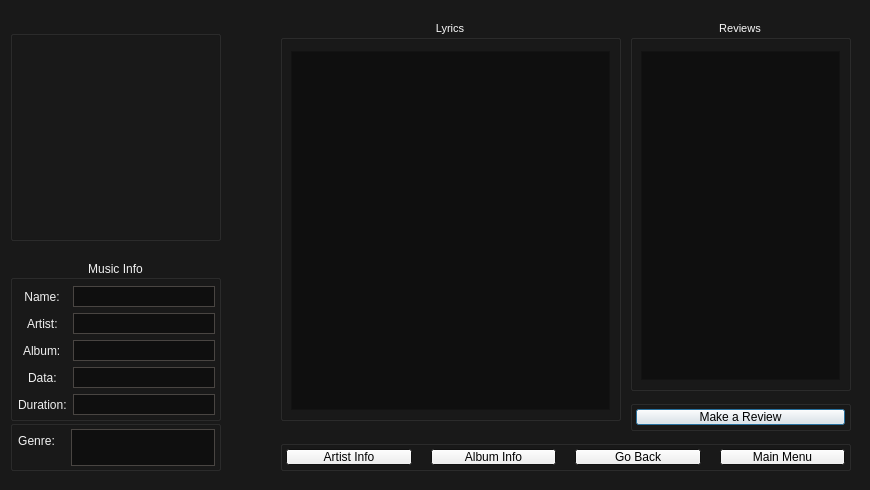
<?xml version="1.0" encoding="UTF-8"?>
<ui version="4.0">
 <class>AlbumInfo</class>
 <widget class="QDialog" name="AlbumInfo">
  <property name="geometry">
   <rect>
    <x>0</x>
    <y>0</y>
    <width>870</width>
    <height>490</height>
   </rect>
  </property>
  <property name="palette">
   <palette>
    <active>
     <colorrole role="Base">
      <brush brushstyle="SolidPattern">
       <color alpha="255">
        <red>25</red>
        <green>25</green>
        <blue>25</blue>
       </color>
      </brush>
     </colorrole>
     <colorrole role="Window">
      <brush brushstyle="SolidPattern">
       <color alpha="255">
        <red>25</red>
        <green>25</green>
        <blue>25</blue>
       </color>
      </brush>
     </colorrole>
    </active>
    <inactive>
     <colorrole role="Base">
      <brush brushstyle="SolidPattern">
       <color alpha="255">
        <red>25</red>
        <green>25</green>
        <blue>25</blue>
       </color>
      </brush>
     </colorrole>
     <colorrole role="Window">
      <brush brushstyle="SolidPattern">
       <color alpha="255">
        <red>25</red>
        <green>25</green>
        <blue>25</blue>
       </color>
      </brush>
     </colorrole>
    </inactive>
    <disabled>
     <colorrole role="Base">
      <brush brushstyle="SolidPattern">
       <color alpha="255">
        <red>25</red>
        <green>25</green>
        <blue>25</blue>
       </color>
      </brush>
     </colorrole>
     <colorrole role="Window">
      <brush brushstyle="SolidPattern">
       <color alpha="255">
        <red>25</red>
        <green>25</green>
        <blue>25</blue>
       </color>
      </brush>
     </colorrole>
    </disabled>
   </palette>
  </property>
  <property name="windowTitle">
   <string>Dialog</string>
  </property>
  <property name="autoFillBackground">
   <bool>true</bool>
  </property>
  <widget class="QGroupBox" name="formGroupBox">
   <property name="geometry">
    <rect>
     <x>10</x>
     <y>260</y>
     <width>211</width>
     <height>161</height>
    </rect>
   </property>
   <property name="palette">
    <palette>
     <active>
      <colorrole role="WindowText">
       <brush brushstyle="SolidPattern">
        <color alpha="255">
         <red>240</red>
         <green>240</green>
         <blue>240</blue>
        </color>
       </brush>
      </colorrole>
      <colorrole role="Base">
       <brush brushstyle="SolidPattern">
        <color alpha="255">
         <red>255</red>
         <green>255</green>
         <blue>255</blue>
        </color>
       </brush>
      </colorrole>
      <colorrole role="Window">
       <brush brushstyle="SolidPattern">
        <color alpha="255">
         <red>94</red>
         <green>90</green>
         <blue>86</blue>
        </color>
       </brush>
      </colorrole>
     </active>
     <inactive>
      <colorrole role="WindowText">
       <brush brushstyle="SolidPattern">
        <color alpha="255">
         <red>240</red>
         <green>240</green>
         <blue>240</blue>
        </color>
       </brush>
      </colorrole>
      <colorrole role="Base">
       <brush brushstyle="SolidPattern">
        <color alpha="255">
         <red>255</red>
         <green>255</green>
         <blue>255</blue>
        </color>
       </brush>
      </colorrole>
      <colorrole role="Window">
       <brush brushstyle="SolidPattern">
        <color alpha="255">
         <red>94</red>
         <green>90</green>
         <blue>86</blue>
        </color>
       </brush>
      </colorrole>
     </inactive>
     <disabled>
      <colorrole role="WindowText">
       <brush brushstyle="SolidPattern">
        <color alpha="255">
         <red>120</red>
         <green>120</green>
         <blue>120</blue>
        </color>
       </brush>
      </colorrole>
      <colorrole role="Base">
       <brush brushstyle="SolidPattern">
        <color alpha="255">
         <red>94</red>
         <green>90</green>
         <blue>86</blue>
        </color>
       </brush>
      </colorrole>
      <colorrole role="Window">
       <brush brushstyle="SolidPattern">
        <color alpha="255">
         <red>94</red>
         <green>90</green>
         <blue>86</blue>
        </color>
       </brush>
      </colorrole>
     </disabled>
    </palette>
   </property>
   <property name="autoFillBackground">
    <bool>false</bool>
   </property>
   <property name="title">
    <string>Music Info</string>
   </property>
   <property name="alignment">
    <set>Qt::AlignCenter</set>
   </property>
   <layout class="QFormLayout" name="formLayout">
    <property name="fieldGrowthPolicy">
     <enum>QFormLayout::AllNonFixedFieldsGrow</enum>
    </property>
    <property name="labelAlignment">
     <set>Qt::AlignCenter</set>
    </property>
    <property name="leftMargin">
     <number>5</number>
    </property>
    <property name="topMargin">
     <number>0</number>
    </property>
    <property name="rightMargin">
     <number>3</number>
    </property>
    <property name="bottomMargin">
     <number>3</number>
    </property>
    <item row="0" column="1">
     <spacer name="verticalSpacer">
      <property name="orientation">
       <enum>Qt::Vertical</enum>
      </property>
      <property name="sizeHint" stdset="0">
       <size>
        <width>20</width>
        <height>40</height>
       </size>
      </property>
     </spacer>
    </item>
    <item row="1" column="0">
     <widget class="QLabel" name="label_2">
      <property name="text">
       <string>Name:</string>
      </property>
      <property name="alignment">
       <set>Qt::AlignCenter</set>
      </property>
     </widget>
    </item>
    <item row="1" column="1">
     <widget class="QListView" name="name">
      <property name="palette">
       <palette>
        <active>
         <colorrole role="Text">
          <brush brushstyle="SolidPattern">
           <color alpha="255">
            <red>240</red>
            <green>240</green>
            <blue>240</blue>
           </color>
          </brush>
         </colorrole>
         <colorrole role="ButtonText">
          <brush brushstyle="SolidPattern">
           <color alpha="255">
            <red>247</red>
            <green>247</green>
            <blue>247</blue>
           </color>
          </brush>
         </colorrole>
         <colorrole role="Base">
          <brush brushstyle="SolidPattern">
           <color alpha="255">
            <red>15</red>
            <green>15</green>
            <blue>15</blue>
           </color>
          </brush>
         </colorrole>
        </active>
        <inactive>
         <colorrole role="Text">
          <brush brushstyle="SolidPattern">
           <color alpha="255">
            <red>240</red>
            <green>240</green>
            <blue>240</blue>
           </color>
          </brush>
         </colorrole>
         <colorrole role="ButtonText">
          <brush brushstyle="SolidPattern">
           <color alpha="255">
            <red>247</red>
            <green>247</green>
            <blue>247</blue>
           </color>
          </brush>
         </colorrole>
         <colorrole role="Base">
          <brush brushstyle="SolidPattern">
           <color alpha="255">
            <red>15</red>
            <green>15</green>
            <blue>15</blue>
           </color>
          </brush>
         </colorrole>
        </inactive>
        <disabled>
         <colorrole role="Text">
          <brush brushstyle="SolidPattern">
           <color alpha="255">
            <red>120</red>
            <green>120</green>
            <blue>120</blue>
           </color>
          </brush>
         </colorrole>
         <colorrole role="ButtonText">
          <brush brushstyle="SolidPattern">
           <color alpha="255">
            <red>120</red>
            <green>120</green>
            <blue>120</blue>
           </color>
          </brush>
         </colorrole>
         <colorrole role="Base">
          <brush brushstyle="SolidPattern">
           <color alpha="255">
            <red>94</red>
            <green>90</green>
            <blue>86</blue>
           </color>
          </brush>
         </colorrole>
        </disabled>
       </palette>
      </property>
     </widget>
    </item>
    <item row="2" column="0">
     <widget class="QLabel" name="label_3">
      <property name="text">
       <string>Artist:</string>
      </property>
     </widget>
    </item>
    <item row="2" column="1">
     <widget class="QListView" name="artist">
      <property name="palette">
       <palette>
        <active>
         <colorrole role="Text">
          <brush brushstyle="SolidPattern">
           <color alpha="255">
            <red>240</red>
            <green>240</green>
            <blue>240</blue>
           </color>
          </brush>
         </colorrole>
         <colorrole role="Base">
          <brush brushstyle="SolidPattern">
           <color alpha="255">
            <red>15</red>
            <green>15</green>
            <blue>15</blue>
           </color>
          </brush>
         </colorrole>
        </active>
        <inactive>
         <colorrole role="Text">
          <brush brushstyle="SolidPattern">
           <color alpha="255">
            <red>240</red>
            <green>240</green>
            <blue>240</blue>
           </color>
          </brush>
         </colorrole>
         <colorrole role="Base">
          <brush brushstyle="SolidPattern">
           <color alpha="255">
            <red>15</red>
            <green>15</green>
            <blue>15</blue>
           </color>
          </brush>
         </colorrole>
        </inactive>
        <disabled>
         <colorrole role="Text">
          <brush brushstyle="SolidPattern">
           <color alpha="255">
            <red>120</red>
            <green>120</green>
            <blue>120</blue>
           </color>
          </brush>
         </colorrole>
         <colorrole role="Base">
          <brush brushstyle="SolidPattern">
           <color alpha="255">
            <red>94</red>
            <green>90</green>
            <blue>86</blue>
           </color>
          </brush>
         </colorrole>
        </disabled>
       </palette>
      </property>
      <property name="autoFillBackground">
       <bool>true</bool>
      </property>
     </widget>
    </item>
    <item row="3" column="0">
     <widget class="QLabel" name="label_4">
      <property name="text">
       <string>Album:</string>
      </property>
     </widget>
    </item>
    <item row="3" column="1">
     <widget class="QListView" name="album">
      <property name="palette">
       <palette>
        <active>
         <colorrole role="Text">
          <brush brushstyle="SolidPattern">
           <color alpha="255">
            <red>240</red>
            <green>240</green>
            <blue>240</blue>
           </color>
          </brush>
         </colorrole>
         <colorrole role="Base">
          <brush brushstyle="SolidPattern">
           <color alpha="255">
            <red>15</red>
            <green>15</green>
            <blue>15</blue>
           </color>
          </brush>
         </colorrole>
        </active>
        <inactive>
         <colorrole role="Text">
          <brush brushstyle="SolidPattern">
           <color alpha="255">
            <red>240</red>
            <green>240</green>
            <blue>240</blue>
           </color>
          </brush>
         </colorrole>
         <colorrole role="Base">
          <brush brushstyle="SolidPattern">
           <color alpha="255">
            <red>15</red>
            <green>15</green>
            <blue>15</blue>
           </color>
          </brush>
         </colorrole>
        </inactive>
        <disabled>
         <colorrole role="Text">
          <brush brushstyle="SolidPattern">
           <color alpha="255">
            <red>120</red>
            <green>120</green>
            <blue>120</blue>
           </color>
          </brush>
         </colorrole>
         <colorrole role="Base">
          <brush brushstyle="SolidPattern">
           <color alpha="255">
            <red>94</red>
            <green>90</green>
            <blue>86</blue>
           </color>
          </brush>
         </colorrole>
        </disabled>
       </palette>
      </property>
      <property name="autoFillBackground">
       <bool>true</bool>
      </property>
     </widget>
    </item>
    <item row="4" column="0">
     <widget class="QLabel" name="label_5">
      <property name="text">
       <string>Data:</string>
      </property>
     </widget>
    </item>
    <item row="4" column="1">
     <widget class="QListView" name="data">
      <property name="palette">
       <palette>
        <active>
         <colorrole role="Text">
          <brush brushstyle="SolidPattern">
           <color alpha="255">
            <red>240</red>
            <green>240</green>
            <blue>240</blue>
           </color>
          </brush>
         </colorrole>
         <colorrole role="Base">
          <brush brushstyle="SolidPattern">
           <color alpha="255">
            <red>15</red>
            <green>15</green>
            <blue>15</blue>
           </color>
          </brush>
         </colorrole>
        </active>
        <inactive>
         <colorrole role="Text">
          <brush brushstyle="SolidPattern">
           <color alpha="255">
            <red>240</red>
            <green>240</green>
            <blue>240</blue>
           </color>
          </brush>
         </colorrole>
         <colorrole role="Base">
          <brush brushstyle="SolidPattern">
           <color alpha="255">
            <red>15</red>
            <green>15</green>
            <blue>15</blue>
           </color>
          </brush>
         </colorrole>
        </inactive>
        <disabled>
         <colorrole role="Text">
          <brush brushstyle="SolidPattern">
           <color alpha="255">
            <red>120</red>
            <green>120</green>
            <blue>120</blue>
           </color>
          </brush>
         </colorrole>
         <colorrole role="Base">
          <brush brushstyle="SolidPattern">
           <color alpha="255">
            <red>94</red>
            <green>90</green>
            <blue>86</blue>
           </color>
          </brush>
         </colorrole>
        </disabled>
       </palette>
      </property>
      <property name="autoFillBackground">
       <bool>true</bool>
      </property>
     </widget>
    </item>
    <item row="5" column="0">
     <widget class="QLabel" name="label_6">
      <property name="text">
       <string>Duration:</string>
      </property>
     </widget>
    </item>
    <item row="5" column="1">
     <widget class="QListView" name="duration">
      <property name="palette">
       <palette>
        <active>
         <colorrole role="Text">
          <brush brushstyle="SolidPattern">
           <color alpha="255">
            <red>240</red>
            <green>240</green>
            <blue>240</blue>
           </color>
          </brush>
         </colorrole>
         <colorrole role="Base">
          <brush brushstyle="SolidPattern">
           <color alpha="255">
            <red>15</red>
            <green>15</green>
            <blue>15</blue>
           </color>
          </brush>
         </colorrole>
        </active>
        <inactive>
         <colorrole role="Text">
          <brush brushstyle="SolidPattern">
           <color alpha="255">
            <red>240</red>
            <green>240</green>
            <blue>240</blue>
           </color>
          </brush>
         </colorrole>
         <colorrole role="Base">
          <brush brushstyle="SolidPattern">
           <color alpha="255">
            <red>15</red>
            <green>15</green>
            <blue>15</blue>
           </color>
          </brush>
         </colorrole>
        </inactive>
        <disabled>
         <colorrole role="Text">
          <brush brushstyle="SolidPattern">
           <color alpha="255">
            <red>120</red>
            <green>120</green>
            <blue>120</blue>
           </color>
          </brush>
         </colorrole>
         <colorrole role="Base">
          <brush brushstyle="SolidPattern">
           <color alpha="255">
            <red>94</red>
            <green>90</green>
            <blue>86</blue>
           </color>
          </brush>
         </colorrole>
        </disabled>
       </palette>
      </property>
      <property name="autoFillBackground">
       <bool>true</bool>
      </property>
     </widget>
    </item>
   </layout>
  </widget>
  <widget class="QGroupBox" name="horizontalGroupBox_2">
   <property name="geometry">
    <rect>
     <x>630</x>
     <y>400</y>
     <width>221</width>
     <height>31</height>
    </rect>
   </property>
   <layout class="QHBoxLayout" name="horizontalLayout_2">
    <property name="spacing">
     <number>19</number>
    </property>
    <property name="leftMargin">
     <number>3</number>
    </property>
    <property name="topMargin">
     <number>3</number>
    </property>
    <property name="rightMargin">
     <number>3</number>
    </property>
    <property name="bottomMargin">
     <number>3</number>
    </property>
    <item>
     <widget class="QPushButton" name="MainB_2">
      <property name="text">
       <string>Make a Review</string>
      </property>
     </widget>
    </item>
   </layout>
  </widget>
  <widget class="QGroupBox" name="horizontalGroupBox">
   <property name="geometry">
    <rect>
     <x>280</x>
     <y>440</y>
     <width>571</width>
     <height>31</height>
    </rect>
   </property>
   <layout class="QHBoxLayout" name="horizontalLayout">
    <property name="spacing">
     <number>19</number>
    </property>
    <property name="leftMargin">
     <number>3</number>
    </property>
    <property name="topMargin">
     <number>3</number>
    </property>
    <property name="rightMargin">
     <number>3</number>
    </property>
    <property name="bottomMargin">
     <number>3</number>
    </property>
    <item>
     <widget class="QPushButton" name="ArtistB">
      <property name="palette">
       <palette>
        <active>
         <colorrole role="Highlight">
          <brush brushstyle="SolidPattern">
           <color alpha="255">
            <red>128</red>
            <green>84</green>
            <blue>3</blue>
           </color>
          </brush>
         </colorrole>
         <colorrole role="Link">
          <brush brushstyle="SolidPattern">
           <color alpha="255">
            <red>133</red>
            <green>89</green>
            <blue>8</blue>
           </color>
          </brush>
         </colorrole>
        </active>
        <inactive>
         <colorrole role="Highlight">
          <brush brushstyle="SolidPattern">
           <color alpha="255">
            <red>128</red>
            <green>84</green>
            <blue>3</blue>
           </color>
          </brush>
         </colorrole>
         <colorrole role="Link">
          <brush brushstyle="SolidPattern">
           <color alpha="255">
            <red>133</red>
            <green>89</green>
            <blue>8</blue>
           </color>
          </brush>
         </colorrole>
        </inactive>
        <disabled>
         <colorrole role="Highlight">
          <brush brushstyle="SolidPattern">
           <color alpha="255">
            <red>133</red>
            <green>89</green>
            <blue>8</blue>
           </color>
          </brush>
         </colorrole>
         <colorrole role="Link">
          <brush brushstyle="SolidPattern">
           <color alpha="255">
            <red>133</red>
            <green>89</green>
            <blue>8</blue>
           </color>
          </brush>
         </colorrole>
        </disabled>
       </palette>
      </property>
      <property name="text">
       <string>Artist Info</string>
      </property>
     </widget>
    </item>
    <item>
     <widget class="QPushButton" name="AlbumB">
      <property name="text">
       <string>Album Info</string>
      </property>
     </widget>
    </item>
    <item>
     <widget class="QPushButton" name="GoBackB">
      <property name="text">
       <string>Go Back</string>
      </property>
     </widget>
    </item>
    <item>
     <widget class="QPushButton" name="MainB">
      <property name="text">
       <string>Main Menu</string>
      </property>
     </widget>
    </item>
   </layout>
  </widget>
  <widget class="QGroupBox" name="ReviewsG">
   <property name="geometry">
    <rect>
     <x>630</x>
     <y>20</y>
     <width>221</width>
     <height>371</height>
    </rect>
   </property>
   <property name="palette">
    <palette>
     <active>
      <colorrole role="WindowText">
       <brush brushstyle="SolidPattern">
        <color alpha="255">
         <red>250</red>
         <green>250</green>
         <blue>250</blue>
        </color>
       </brush>
      </colorrole>
     </active>
     <inactive>
      <colorrole role="WindowText">
       <brush brushstyle="SolidPattern">
        <color alpha="255">
         <red>250</red>
         <green>250</green>
         <blue>250</blue>
        </color>
       </brush>
      </colorrole>
     </inactive>
     <disabled>
      <colorrole role="WindowText">
       <brush brushstyle="SolidPattern">
        <color alpha="255">
         <red>120</red>
         <green>120</green>
         <blue>120</blue>
        </color>
       </brush>
      </colorrole>
     </disabled>
    </palette>
   </property>
   <property name="font">
    <font>
     <family>Arial</family>
     <pointsize>8</pointsize>
    </font>
   </property>
   <property name="title">
    <string>Reviews</string>
   </property>
   <property name="alignment">
    <set>Qt::AlignCenter</set>
   </property>
   <layout class="QGridLayout" name="gridLayout_3">
    <property name="leftMargin">
     <number>8</number>
    </property>
    <property name="topMargin">
     <number>12</number>
    </property>
    <property name="rightMargin">
     <number>8</number>
    </property>
    <property name="bottomMargin">
     <number>8</number>
    </property>
    <item row="0" column="0">
     <widget class="QTableView" name="Reviews">
      <property name="palette">
       <palette>
        <active>
         <colorrole role="Text">
          <brush brushstyle="SolidPattern">
           <color alpha="255">
            <red>240</red>
            <green>240</green>
            <blue>240</blue>
           </color>
          </brush>
         </colorrole>
         <colorrole role="Base">
          <brush brushstyle="SolidPattern">
           <color alpha="255">
            <red>15</red>
            <green>15</green>
            <blue>15</blue>
           </color>
          </brush>
         </colorrole>
        </active>
        <inactive>
         <colorrole role="Text">
          <brush brushstyle="SolidPattern">
           <color alpha="255">
            <red>240</red>
            <green>240</green>
            <blue>240</blue>
           </color>
          </brush>
         </colorrole>
         <colorrole role="Base">
          <brush brushstyle="SolidPattern">
           <color alpha="255">
            <red>15</red>
            <green>15</green>
            <blue>15</blue>
           </color>
          </brush>
         </colorrole>
        </inactive>
        <disabled>
         <colorrole role="Text">
          <brush brushstyle="SolidPattern">
           <color alpha="255">
            <red>120</red>
            <green>120</green>
            <blue>120</blue>
           </color>
          </brush>
         </colorrole>
         <colorrole role="Base">
          <brush brushstyle="SolidPattern">
           <color alpha="255">
            <red>25</red>
            <green>25</green>
            <blue>25</blue>
           </color>
          </brush>
         </colorrole>
        </disabled>
       </palette>
      </property>
      <property name="autoFillBackground">
       <bool>true</bool>
      </property>
     </widget>
    </item>
   </layout>
  </widget>
  <widget class="QGroupBox" name="LyricsG">
   <property name="geometry">
    <rect>
     <x>280</x>
     <y>20</y>
     <width>341</width>
     <height>401</height>
    </rect>
   </property>
   <property name="palette">
    <palette>
     <active>
      <colorrole role="WindowText">
       <brush brushstyle="SolidPattern">
        <color alpha="255">
         <red>250</red>
         <green>250</green>
         <blue>250</blue>
        </color>
       </brush>
      </colorrole>
     </active>
     <inactive>
      <colorrole role="WindowText">
       <brush brushstyle="SolidPattern">
        <color alpha="255">
         <red>250</red>
         <green>250</green>
         <blue>250</blue>
        </color>
       </brush>
      </colorrole>
     </inactive>
     <disabled>
      <colorrole role="WindowText">
       <brush brushstyle="SolidPattern">
        <color alpha="255">
         <red>120</red>
         <green>120</green>
         <blue>120</blue>
        </color>
       </brush>
      </colorrole>
     </disabled>
    </palette>
   </property>
   <property name="font">
    <font>
     <family>Arial</family>
     <pointsize>8</pointsize>
    </font>
   </property>
   <property name="title">
    <string>Lyrics</string>
   </property>
   <property name="alignment">
    <set>Qt::AlignCenter</set>
   </property>
   <layout class="QGridLayout" name="gridLayout">
    <property name="leftMargin">
     <number>8</number>
    </property>
    <property name="topMargin">
     <number>12</number>
    </property>
    <property name="rightMargin">
     <number>8</number>
    </property>
    <property name="bottomMargin">
     <number>8</number>
    </property>
    <item row="0" column="1">
     <widget class="QListView" name="Lyrics">
      <property name="palette">
       <palette>
        <active>
         <colorrole role="Text">
          <brush brushstyle="SolidPattern">
           <color alpha="255">
            <red>247</red>
            <green>247</green>
            <blue>247</blue>
           </color>
          </brush>
         </colorrole>
         <colorrole role="Base">
          <brush brushstyle="SolidPattern">
           <color alpha="255">
            <red>15</red>
            <green>15</green>
            <blue>15</blue>
           </color>
          </brush>
         </colorrole>
        </active>
        <inactive>
         <colorrole role="Text">
          <brush brushstyle="SolidPattern">
           <color alpha="255">
            <red>247</red>
            <green>247</green>
            <blue>247</blue>
           </color>
          </brush>
         </colorrole>
         <colorrole role="Base">
          <brush brushstyle="SolidPattern">
           <color alpha="255">
            <red>15</red>
            <green>15</green>
            <blue>15</blue>
           </color>
          </brush>
         </colorrole>
        </inactive>
        <disabled>
         <colorrole role="Text">
          <brush brushstyle="SolidPattern">
           <color alpha="255">
            <red>120</red>
            <green>120</green>
            <blue>120</blue>
           </color>
          </brush>
         </colorrole>
         <colorrole role="Base">
          <brush brushstyle="SolidPattern">
           <color alpha="255">
            <red>25</red>
            <green>25</green>
            <blue>25</blue>
           </color>
          </brush>
         </colorrole>
        </disabled>
       </palette>
      </property>
      <property name="autoFillBackground">
       <bool>true</bool>
      </property>
     </widget>
    </item>
   </layout>
  </widget>
  <widget class="QGroupBox" name="Logo">
   <property name="geometry">
    <rect>
     <x>10</x>
     <y>30</y>
     <width>211</width>
     <height>211</height>
    </rect>
   </property>
   <layout class="QGridLayout" name="gridLayout_2">
    <item row="0" column="0">
     <widget class="QLabel" name="label">
      <property name="palette">
       <palette>
        <active>
         <colorrole role="Base">
          <brush brushstyle="SolidPattern">
           <color alpha="255">
            <red>255</red>
            <green>255</green>
            <blue>255</blue>
           </color>
          </brush>
         </colorrole>
         <colorrole role="Window">
          <brush brushstyle="SolidPattern">
           <color alpha="255">
            <red>94</red>
            <green>90</green>
            <blue>86</blue>
           </color>
          </brush>
         </colorrole>
        </active>
        <inactive>
         <colorrole role="Base">
          <brush brushstyle="SolidPattern">
           <color alpha="255">
            <red>255</red>
            <green>255</green>
            <blue>255</blue>
           </color>
          </brush>
         </colorrole>
         <colorrole role="Window">
          <brush brushstyle="SolidPattern">
           <color alpha="255">
            <red>94</red>
            <green>90</green>
            <blue>86</blue>
           </color>
          </brush>
         </colorrole>
        </inactive>
        <disabled>
         <colorrole role="Base">
          <brush brushstyle="SolidPattern">
           <color alpha="255">
            <red>94</red>
            <green>90</green>
            <blue>86</blue>
           </color>
          </brush>
         </colorrole>
         <colorrole role="Window">
          <brush brushstyle="SolidPattern">
           <color alpha="255">
            <red>94</red>
            <green>90</green>
            <blue>86</blue>
           </color>
          </brush>
         </colorrole>
        </disabled>
       </palette>
      </property>
      <property name="autoFillBackground">
       <bool>false</bool>
      </property>
      <property name="text">
       <string/>
      </property>
      <property name="pixmap">
       <pixmap resource="resources.qrc">:/Logos/resources/logos/album.jpg</pixmap>
      </property>
      <property name="scaledContents">
       <bool>true</bool>
      </property>
     </widget>
    </item>
   </layout>
  </widget>
  <widget class="QGroupBox" name="GenreG">
   <property name="geometry">
    <rect>
     <x>10</x>
     <y>420</y>
     <width>211</width>
     <height>51</height>
    </rect>
   </property>
   <property name="palette">
    <palette>
     <active>
      <colorrole role="WindowText">
       <brush brushstyle="SolidPattern">
        <color alpha="255">
         <red>243</red>
         <green>243</green>
         <blue>243</blue>
        </color>
       </brush>
      </colorrole>
      <colorrole role="Base">
       <brush brushstyle="SolidPattern">
        <color alpha="255">
         <red>255</red>
         <green>255</green>
         <blue>255</blue>
        </color>
       </brush>
      </colorrole>
      <colorrole role="Window">
       <brush brushstyle="SolidPattern">
        <color alpha="255">
         <red>94</red>
         <green>90</green>
         <blue>86</blue>
        </color>
       </brush>
      </colorrole>
     </active>
     <inactive>
      <colorrole role="WindowText">
       <brush brushstyle="SolidPattern">
        <color alpha="255">
         <red>243</red>
         <green>243</green>
         <blue>243</blue>
        </color>
       </brush>
      </colorrole>
      <colorrole role="Base">
       <brush brushstyle="SolidPattern">
        <color alpha="255">
         <red>255</red>
         <green>255</green>
         <blue>255</blue>
        </color>
       </brush>
      </colorrole>
      <colorrole role="Window">
       <brush brushstyle="SolidPattern">
        <color alpha="255">
         <red>94</red>
         <green>90</green>
         <blue>86</blue>
        </color>
       </brush>
      </colorrole>
     </inactive>
     <disabled>
      <colorrole role="WindowText">
       <brush brushstyle="SolidPattern">
        <color alpha="255">
         <red>120</red>
         <green>120</green>
         <blue>120</blue>
        </color>
       </brush>
      </colorrole>
      <colorrole role="Base">
       <brush brushstyle="SolidPattern">
        <color alpha="255">
         <red>94</red>
         <green>90</green>
         <blue>86</blue>
        </color>
       </brush>
      </colorrole>
      <colorrole role="Window">
       <brush brushstyle="SolidPattern">
        <color alpha="255">
         <red>94</red>
         <green>90</green>
         <blue>86</blue>
        </color>
       </brush>
      </colorrole>
     </disabled>
    </palette>
   </property>
   <property name="autoFillBackground">
    <bool>false</bool>
   </property>
   <property name="title">
    <string/>
   </property>
   <property name="alignment">
    <set>Qt::AlignCenter</set>
   </property>
   <layout class="QFormLayout" name="formLayout_2">
    <property name="fieldGrowthPolicy">
     <enum>QFormLayout::AllNonFixedFieldsGrow</enum>
    </property>
    <property name="labelAlignment">
     <set>Qt::AlignCenter</set>
    </property>
    <property name="horizontalSpacing">
     <number>16</number>
    </property>
    <property name="leftMargin">
     <number>5</number>
    </property>
    <property name="topMargin">
     <number>3</number>
    </property>
    <property name="rightMargin">
     <number>3</number>
    </property>
    <property name="bottomMargin">
     <number>2</number>
    </property>
    <item row="0" column="0">
     <widget class="QLabel" name="label_7">
      <property name="text">
       <string>Genre:</string>
      </property>
      <property name="alignment">
       <set>Qt::AlignCenter</set>
      </property>
     </widget>
    </item>
    <item row="0" column="1">
     <widget class="QListView" name="genre">
      <property name="palette">
       <palette>
        <active>
         <colorrole role="Text">
          <brush brushstyle="SolidPattern">
           <color alpha="255">
            <red>240</red>
            <green>240</green>
            <blue>240</blue>
           </color>
          </brush>
         </colorrole>
         <colorrole role="Base">
          <brush brushstyle="SolidPattern">
           <color alpha="255">
            <red>15</red>
            <green>15</green>
            <blue>15</blue>
           </color>
          </brush>
         </colorrole>
        </active>
        <inactive>
         <colorrole role="Text">
          <brush brushstyle="SolidPattern">
           <color alpha="255">
            <red>240</red>
            <green>240</green>
            <blue>240</blue>
           </color>
          </brush>
         </colorrole>
         <colorrole role="Base">
          <brush brushstyle="SolidPattern">
           <color alpha="255">
            <red>15</red>
            <green>15</green>
            <blue>15</blue>
           </color>
          </brush>
         </colorrole>
        </inactive>
        <disabled>
         <colorrole role="Text">
          <brush brushstyle="SolidPattern">
           <color alpha="255">
            <red>120</red>
            <green>120</green>
            <blue>120</blue>
           </color>
          </brush>
         </colorrole>
         <colorrole role="Base">
          <brush brushstyle="SolidPattern">
           <color alpha="255">
            <red>94</red>
            <green>90</green>
            <blue>86</blue>
           </color>
          </brush>
         </colorrole>
        </disabled>
       </palette>
      </property>
      <property name="autoFillBackground">
       <bool>true</bool>
      </property>
     </widget>
    </item>
   </layout>
  </widget>
 </widget>
 <resources>
  <include location="resources.qrc"/>
 </resources>
 <connections/>
</ui>
